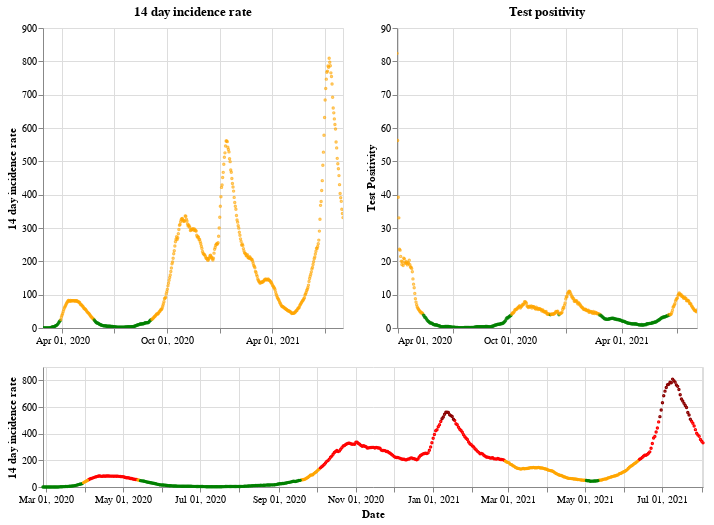

This figure's notebook cell:
### Markdown cell above
## Scotland

### Code cell
plot_traffic_light('Scotland')

### Figure 1 — Vega-Lite specification as saved in the notebook (floating-point values rounded to 4 significant figures; data arrays with more than 128 entries replaced by an {"elided": "..."} marker saying what was removed)
{"config": {"view": {"continuousWidth": 400, "continuousHeight": 300}}, "vconcat": [{"hconcat": [{"mark": {"type": "point", "size": 2}, "encoding": {"color": {"condition": {"value": "green", "test": "(datum.twoWeeklyCasesRate <= 25)"}, "value": "orange"}, "tooltip": [{"type": "nominal", "field": "areaName"}, {"type": "temporal", "field": "date"}, {"type": "quantitative", "field": "twoWeeklyCasesRate"}, {"type": "quantitative", "field": "testPositivity"}], "x": {"type": "temporal", "axis": {"title": ""}, "field": "date", "scale": {"domain": {"selection": "DateBrush"}}, "timeUnit": "yearmonthdate"}, "y": {"type": "quantitative", "axis": {"title": "14 day incidence rate"}, "field": "twoWeeklyCasesRate"}}, "title": "14 day incidence rate", "width": 300}, {"mark": {"type": "point", "size": 2}, "encoding": {"color": {"condition": {"value": "green", "test": "(datum.testPositivity <= 4)"}, "value": "orange"}, "tooltip": [{"type": "nominal", "field": "areaName"}, {"type": "temporal", "field": "date"}, {"type": "quantitative", "field": "twoWeeklyCasesRate"}, {"type": "quantitative", "field": "testPositivity"}], "x": {"type": "temporal", "axis": {"title": ""}, "field": "date", "scale": {"domain": {"selection": "DateBrush"}}, "timeUnit": "yearmonthdate"}, "y": {"type": "quantitative", "axis": {"title": "Test Positivity"}, "field": "testPositivity"}}, "title": "Test positivity", "width": 300}]}, {"layer": [{"mark": {"type": "point", "size": 2}, "encoding": {"color": {"condition": {"value": "orange", "test": "(((datum.testPositivity < 4) && (datum.twoWeeklyCasesRate >= 50)) && (datum.twoWeeklyCasesRate < 200))"}, "value": "red"}, "opacity": {"condition": {"value": 1, "test": "((datum.twoWeeklyCasesRate >= 50) && (datum.twoWeeklyCasesRate < 500))"}, "value": 0}, "tooltip": [{"type": "nominal", "field": "areaName"}, {"type": "temporal", "field": "date"}, {"type": "quantitative", "field": "twoWeeklyCasesRate"}, {"type": "quantitative", "field": "testPositivity"}], "x": {"type": "temporal", "axis": {"title": "Date"}, "field": "date", "timeUnit": "yearmonthdate"}, "y": {"type": "quantitative", "axis": {"title": "14 day incidence rate"}, "field": "twoWeeklyCasesRate"}}, "selection": {"DateBrush": {"type": "interval", "encodings": ["x"], "fields": ["Time"]}}}, {"mark": {"type": "point", "size": 2}, "encoding": {"color": {"value": "darkred"}, "opacity": {"condition": {"value": 1, "test": "(datum.twoWeeklyCasesRate >= 500)"}, "value": 0}, "tooltip": [{"type": "nominal", "field": "areaName"}, {"type": "temporal", "field": "date"}, {"type": "quantitative", "field": "twoWeeklyCasesRate"}, {"type": "quantitative", "field": "testPositivity"}], "x": {"type": "temporal", "axis": {"title": "Date"}, "field": "date", "timeUnit": "yearmonthdate"}, "y": {"type": "quantitative", "axis": {"title": "14 day incidence rate"}, "field": "twoWeeklyCasesRate"}}}, {"mark": {"type": "point", "size": 2}, "encoding": {"color": {"condition": {"value": "green", "test": "((datum.testPositivity < 4) && (datum.twoWeeklyCasesRate < 50))"}, "value": "orange"}, "opacity": {"condition": {"value": 1, "test": "(datum.twoWeeklyCasesRate < 50)"}, "value": 0}, "tooltip": [{"type": "nominal", "field": "areaName"}, {"type": "temporal", "field": "date"}, {"type": "quantitative", "field": "twoWeeklyCasesRate"}, {"type": "quantitative", "field": "testPositivity"}], "x": {"type": "temporal", "axis": {"title": "Date"}, "field": "date", "timeUnit": "yearmonthdate"}, "y": {"type": "quantitative", "axis": {"title": "14 day incidence rate"}, "field": "twoWeeklyCasesRate"}}}], "height": 120, "width": 660}], "data": {"name": "data-ab8caca66f129d41f89a63041edf8ee8"}, "$schema": "https://vega.github.io/schema/vega-lite/v4.8.1.json", "datasets": {"data-ab8caca66f129d41f89a63041edf8ee8": {"elided": "522 records"}}}
